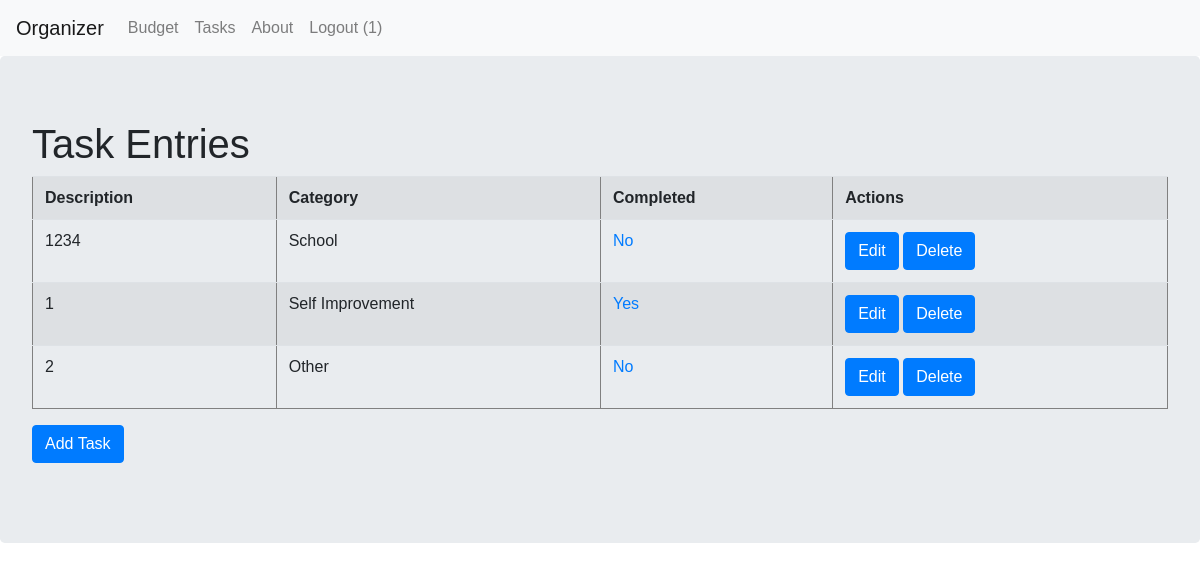
Page /tasks/ (signed in) on the committed database.
### Tasks/models.py (models this page shows)
class Task(models.Model):
    user = models.ForeignKey(User, on_delete = models.CASCADE)
    description = models.CharField(max_length = 128)
    category = models.ForeignKey(TaskCategory, on_delete = models.CASCADE)
    is_completed = models.BooleanField(default = False)

class TaskCategory(models.Model):
    category = models.CharField(max_length = 128)
    def __str__(self):
        return self.category

### Tasks/views.py (the view)
# urls.py: 2. Add a URL to urlpatterns:  path('', views.home, name='home')
@login_required(login_url = '/login/')
def home(request):
    if(TaskCategory.objects.count() == 0):
        TaskCategory(category = "School").save()
        TaskCategory(category = "Work").save()
        TaskCategory(category = "Home").save()
        TaskCategory(category = "Self Improvement").save()
        TaskCategory(category = "Other").save()
    if(request.method == "GET" and "delete" in request.GET):
        id = request.GET["delete"]
        Task.objects.filter(id=id).delete()
        return redirect("/tasks/")
    else:
        table_data = Task.objects.filter(user = request.user)
        context = {
            "table_data": table_data
        }
    return render(request, 'tasks/tasks.html', context)

### templates/tasks/tasks.html (shortened to what this page needs)
<html>
    <head>
        {% load static %}
        {% include "bootstrap.html" %}
        {% include "navigation.html" %}
        <link rel="stylesheet" href="{%static 'Organizer.css' %}" />
        </head>
        <body>
        <div class = "jumbotron">
        <h1>Task Entries</h1>
        {% if not table_data %}
        <p>There are no tasks yet.</p>
        {% else %}
        <table class = "table table-striped" border = "1">
            <tr>
            <th> Description </th>
            <th> Category </th>
            <th> Completed </th>
            <th> Actions </th>
            </tr>
            {% for row in table_data %}
            <tr>
              <td>{{row.description}}</td>
              <td> {{row.category}} </td>
              {% if row.is_completed %}
                <td> <a href="/tasks/completed/{{row.id}}">Yes</td>
              {% else %}
                <td> <a href = "/tasks/completed/{{row.id}}">No</td>
              {% endif %}
              <td>
                <a class="btn btn-primary" href="/tasks/edit/{{row.id}}">Edit</a>
                <a class="btn btn-primary" href="#" onclick="confirmDeleteModal({{row.id}})">Delete</a>
              </td>
          </tr>
          {% endfor %}
        </table>
      {% endif %}
        <form method = "GET" action = "/tasks/add">
          <input type = "submit" class = "btn btn-primary" value = "Add Task">
        </form>
    </div>
    </body>
</html>

### templates/navigation.html
<nav class="navbar navbar-expand-lg navbar-light bg-light">
    <a class="navbar-brand" href="/">Organizer</a>
    <div class="collapse navbar-collapse" id="navbarSupportedContent">
        <ul class="navbar-nav mr-auto">
            <li class="nav-item">
                <a class="nav-link" href="/budget/">Budget</a>
            </li>
            <li class="nav-item">
                <a class="nav-link" href="/tasks/">Tasks</a>
            </li>
            <li class="nav-item">
                <a class="nav-link" href="/about/">About</a>
            </li>
            {% if user.is_authenticated %}
            <li>
                <a class="nav-link" href="/logout/">Logout ({{user.username}})</a>
            </li>
          {% else %}
            <li>
                <a class="nav-link" href="/login/">Login</a>
            </li>
          {% endif %}
    </div>
</nav>

### static/Organizer.css (style rules this page uses)
body { font-family: 'Poppins', sans-serif; }

### rows in the picture
Task: description "1234", category "School"
Task: description "1", category "Self Improvement"
Task: description "2", category "Other"

### other values in the picture
{{ user.username }} "1"
